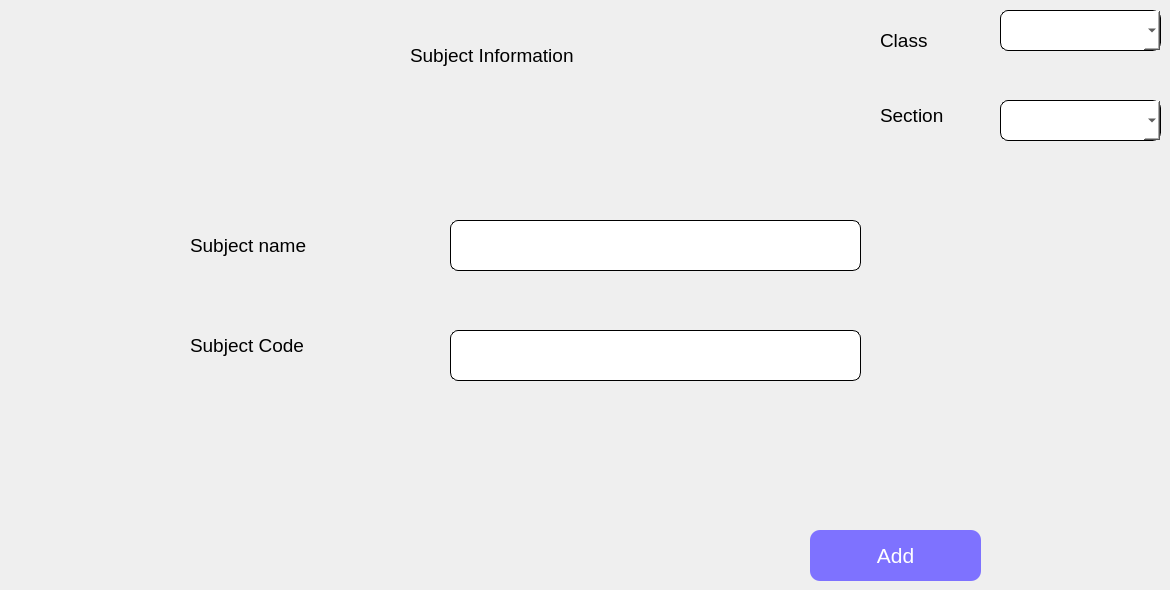
             <widget class="QWidget" name="subject_add">
              <widget class="QComboBox" name="school_subject_class_cb">
               <property name="geometry">
                <rect>
                 <x>1000</x>
                 <y>10</y>
                 <width>161</width>
                 <height>41</height>
                </rect>
               </property>
               <property name="font">
                <font>
                 <pointsize>14</pointsize>
                </font>
               </property>
               <property name="styleSheet">
                <string notr="true">background-color: rgb(255, 255, 255);
border-radius : 8px;
border-color: rgb(0, 0, 0);
border: 1px solid black;
</string>
               </property>
              </widget>
              <widget class="QLabel" name="label_73">
               <property name="geometry">
                <rect>
                 <x>880</x>
                 <y>30</y>
                 <width>111</width>
                 <height>21</height>
                </rect>
               </property>
               <property name="font">
                <font>
                 <pointsize>14</pointsize>
                </font>
               </property>
               <property name="text">
                <string>Class</string>
               </property>
              </widget>
              <widget class="QComboBox" name="school_subject_section_cb">
               <property name="geometry">
                <rect>
                 <x>1000</x>
                 <y>100</y>
                 <width>161</width>
                 <height>41</height>
                </rect>
               </property>
               <property name="font">
                <font>
                 <pointsize>14</pointsize>
                </font>
               </property>
               <property name="styleSheet">
                <string notr="true">background-color: rgb(255, 255, 255);
border-radius : 8px;
border-color: rgb(0, 0, 0);
border: 1px solid black;
</string>
               </property>
              </widget>
              <widget class="QLabel" name="label_75">
               <property name="geometry">
                <rect>
                 <x>190</x>
                 <y>230</y>
                 <width>211</width>
                 <height>31</height>
                </rect>
               </property>
               <property name="font">
                <font>
                 <pointsize>14</pointsize>
                </font>
               </property>
               <property name="text">
                <string>Subject name</string>
               </property>
              </widget>
              <widget class="QPushButton" name="subject_add_btn">
               <property name="enabled">
                <bool>true</bool>
               </property>
               <property name="geometry">
                <rect>
                 <x>810</x>
                 <y>530</y>
                 <width>171</width>
                 <height>51</height>
                </rect>
               </property>
               <property name="font">
                <font>
                 <pointsize>16</pointsize>
                </font>
               </property>
               <property name="styleSheet">
                <string notr="true">background-color: rgb(126, 114, 255);
color: rgb(255, 255, 255);
border-radius : 10;</string>
               </property>
               <property name="text">
                <string>Add</string>
               </property>
               <property name="icon">
                <iconset>
                 <normaloff>icons/save.png</normaloff>icons/save.png</iconset>
               </property>
               <property name="iconSize">
                <size>
                 <width>50</width>
                 <height>50</height>
                </size>
               </property>
              </widget>
              <widget class="QLabel" name="label_76">
               <property name="geometry">
                <rect>
                 <x>880</x>
                 <y>100</y>
                 <width>111</width>
                 <height>31</height>
                </rect>
               </property>
               <property name="font">
                <font>
                 <pointsize>14</pointsize>
                </font>
               </property>
               <property name="text">
                <string>Section</string>
               </property>
              </widget>
              <widget class="QLineEdit" name="subject_name_entry">
               <property name="geometry">
                <rect>
                 <x>450</x>
                 <y>220</y>
                 <width>411</width>
                 <height>51</height>
                </rect>
               </property>
               <property name="font">
                <font>
                 <pointsize>12</pointsize>
                </font>
               </property>
               <property name="styleSheet">
                <string notr="true">background-color: rgb(255, 255, 255);
border-radius : 8px;
border-color: rgb(0, 0, 0);
border: 1px solid black
</string>
               </property>
              </widget>
              <widget class="QLabel" name="label_79">
               <property name="geometry">
                <rect>
                 <x>410</x>
                 <y>40</y>
                 <width>221</width>
                 <height>31</height>
                </rect>
               </property>
               <property name="font">
                <font>
                 <pointsize>14</pointsize>
                </font>
               </property>
               <property name="text">
                <string>Subject Information</string>
               </property>
              </widget>
              <widget class="QLabel" name="label_80">
               <property name="geometry">
                <rect>
                 <x>190</x>
                 <y>330</y>
                 <width>211</width>
                 <height>31</height>
                </rect>
               </property>
               <property name="font">
                <font>
                 <pointsize>14</pointsize>
                </font>
               </property>
               <property name="text">
                <string>Subject Code</string>
               </property>
              </widget>
              <widget class="QLineEdit" name="subject_code_entry">
               <property name="geometry">
                <rect>
                 <x>450</x>
                 <y>330</y>
                 <width>411</width>
                 <height>51</height>
                </rect>
               </property>
               <property name="font">
                <font>
                 <pointsize>12</pointsize>
                </font>
               </property>
               <property name="styleSheet">
                <string notr="true">background-color: rgb(255, 255, 255);
border-radius : 8px;
border-color: rgb(0, 0, 0);
border: 1px solid black
</string>
               </property>
              </widget>
             </widget>
